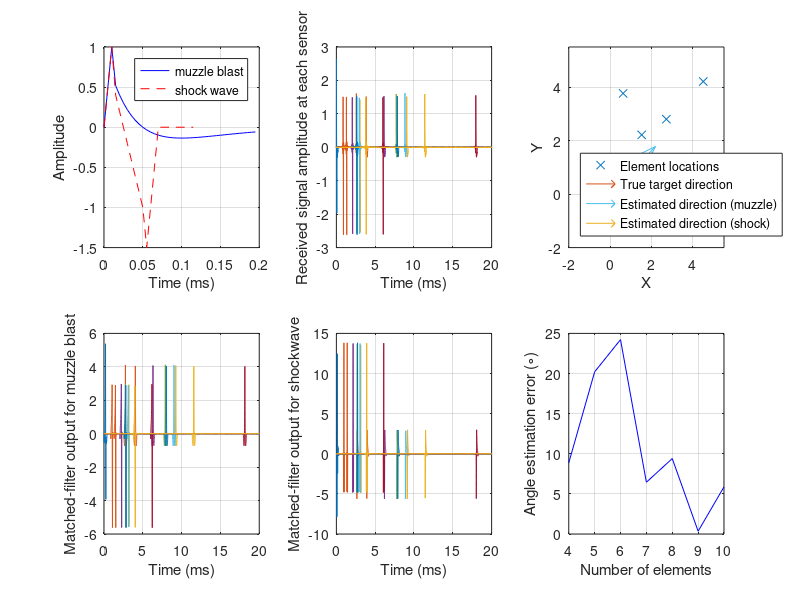

Source code (MATLAB):
% this script shows the simulated gunshot signals for muzzle-blast 
% and balistic shock waves.
% muzzle-blast is simulated using 'Friedlander wave' equation and shock-wave 
% is generated using 'N-wave' equation. 
% then we design an arbitrary array (sensors at random locations) and
% simulate the signal received by all the sensors.
% the captured signal is then passed through matched-filters and then the AoA
% is estimated.

clc;
clear;
pkg load communications;

% muzzle
A=1; 					% peak amplitude
Tr_m=10e-6;				% rise time
Td_m=50e-6;					% decay time
Tdur_m=4*Td_m;				% signal duration
Ts=5e-6;				% sampling interval
Fs = 1/Ts;
t_m = (0:Ts:Tdur_m-Ts)';	% time vector
xt1_muzzle = A*(t_m(t_m<=Tr_m)/Tr_m);
xt2_muzzle = A*(1 - t_m(t_m>Tr_m)/Td_m).*exp(-t_m(t_m>Tr_m)/Td_m);
xt_muzzle = [xt1_muzzle;xt2_muzzle];

Nf=1024;
fk = (0:Nf-1)'*pi/Nf;
Xf_muzzle = freqz(xt_muzzle,1,fk);

% shock
B=1;					% peak amplitude
Tr_s=10e-6;				% rise time
Td_s=50e-6;					% decay time
Tdur_s=2*Tr_s + Td_s+10*Ts;				% signal duration
t_s = (0:Ts:Tdur_s-Ts)';	% time vector
xt1_shock = B*(t_s(t_s<=Tr_s)/Tr_s);
xt2_shock = B*(1 -  2*t_s(t_s>Tr_s & t_s<=Td_s)/Td_s);
xt3_shock = B*((t_s(t_s>Td_s & t_s<=2*Tr_s+Td_s) - Tr_s - Td_s)/Tr_s - 1);
xt4_shock = 0*t_s(t_s>2*Tr_s+Td_s);
xt_shock = [xt1_shock;xt2_shock;xt3_shock;xt4_shock];

Xf_shock = freqz(xt_shock,1,fk);

% define matched-filter {h(t) = x*(T-t)}
h_matched_muzzle = flipud(conj(xt_muzzle));
h_matched_shock = flipud(conj(xt_shock));

% array parameters
fc=100e3;				% maximum freq component in the signal
Pmax=5;			% defines the area in which sensors are deployed
c = 343;				% speed of sound
c_muzzle = c;
Mach=3;					% mach number
c_shock = Mach*c;
tht=0.25*pi;			% we are interested in only planar angle location and not elevation
steer = [cos(tht);sin(tht)];
t = (0:Ts:0.02-Ts)';			% 20 ms capturing time
Nt = numel(t);
nvar=-50;

Nvec=4:10;
for(k3=1:numel(Nvec))
	N=Nvec(k3);
	% sensor locations (first is always reference)
	% the 'referece' is considered a central node farthest from the source
	% and at origin. all other nodes measure delay w.r.t. the central node.
	%P = [[0;0],[0;1],[1;0],[1;1]]*Pmax;
	P = [[0;0],rand(2,N-1)*Pmax];

	% signals captured using sensors
	tau_muzzle = steer'*P/c_muzzle;
	tau_shock = steer'*P/c_shock;

	for(k1=1:N)
		muzzle_noise = wgn(1,Nt,nvar);
		h_muzzle = sinc(fc*(t - tau_muzzle(k1)));
		x_muzzle(k1,:) = filter(xt_muzzle,1,h_muzzle)' + muzzle_noise;
		
		shock_noise = wgn(1,Nt,nvar);
		h_shock = sinc(fc*(t - tau_shock(k1)));
		x_shock(k1,:) = filter(xt_shock,1,h_shock)' + shock_noise;
	end
	x_received = x_muzzle + x_shock;

	% processing
	% find peaks of the matched-filter output
	max_muzzle_ind=zeros(N,1);
	max_shock_ind=zeros(N,1);
	for(k2=1:N)
		y_matchedOut_muzzle(k2,:) = filter(h_matched_muzzle,1,x_received(k2,:));
		y_matchedOut_shock(k2,:) = filter(h_matched_shock,1,x_received(k2,:));
		[~,max_muzzle_ind(k2)] = max(abs(y_matchedOut_muzzle(k2,:)));
		[~,max_shock_ind(k2)] = max(abs(y_matchedOut_shock(k2,:)));
	end

	% estimated delay
	tau_estim_muzzle = max_muzzle_ind*Ts;
	tau_estim_shock = max_shock_ind*Ts;

	% least-square solution of steering vector
	steer_estim_muzzle = (c_muzzle*tau_estim_muzzle)\(P');
	steer_estim_shock = (c_shock*tau_estim_shock)\(P');
	tht_estim_muzzle = arg(complex(steer_estim_muzzle(1),steer_estim_muzzle(2)));
	tht_estim_shock = arg(complex(steer_estim_shock(1),steer_estim_shock(2)));

	% location error
	err_tht_estimate(k3) = abs(tht_estim_muzzle - tht);
end

% plots
subplot(2,3,1);
plot(t_m/1e-3,xt_muzzle,'b',t_s/1e-3,xt_shock,'r--'); grid on;
xlabel('Time (ms)'); ylabel('Amplitude');
legend('muzzle blast','shock wave');

subplot(2,3,2);
plot(t/1e-3,x_received); grid on;
xlabel('Time (ms)'); ylabel('Received signal amplitude at each sensor');

subplot(2,3,3);
plot(P(1,:),P(2,:),'x'); grid on;
hold on;
quiver(0,0,steer(1),steer(2),1);
quiver(0,0,steer_estim_muzzle(1),steer_estim_muzzle(2),1);
quiver(0,0,steer_estim_shock(1),steer_estim_shock(2),1);
hold off;
xlabel('X'); ylabel('Y');
xlim([-2,Pmax*1.1]); ylim([-2,Pmax*1.1]);
legend('Element locations','True target direction','Estimated direction (muzzle)','Estimated direction (shock)','Location','Southwest');

subplot(2,3,4);
plot(t/1e-3,y_matchedOut_muzzle); grid on;
xlabel('Time (ms)'); ylabel('Matched-filter output for muzzle blast');

subplot(2,3,5);
plot(t/1e-3,y_matchedOut_shock); grid on;
xlabel('Time (ms)'); ylabel('Matched-filter output for shockwave');

subplot(2,3,6);
plot(Nvec,err_tht_estimate*180/pi,'b'); grid on;
xlabel('Number of elements'); ylabel('Angle estimation error (\circ)');







